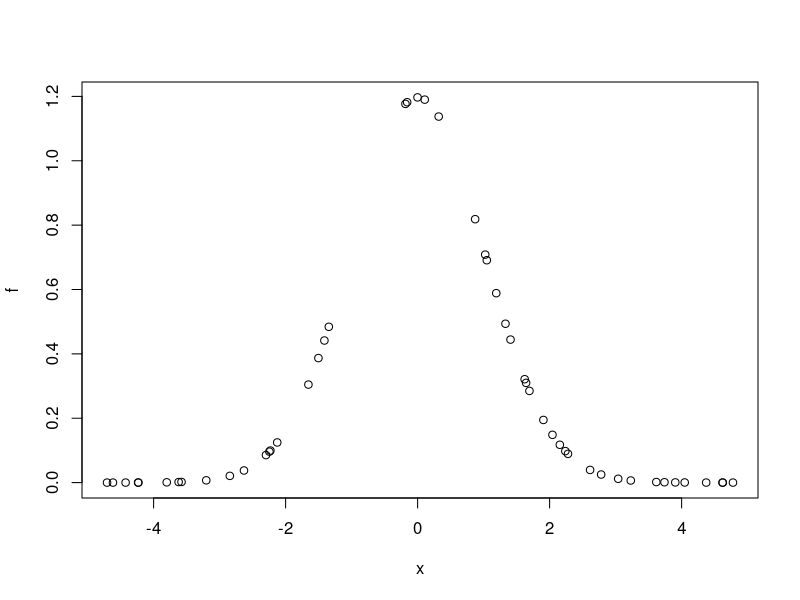

Write the R code that produced this figure.
## ---- chunk 1
bounds <- c("-Inf", "Inf")
g <- function(x) {
  (3/sqrt(2*pi))*exp(-(x^2)/2)
}

c <- integrate(g, lower = bounds[1], upper = bounds[2])$value

s <- function(x) {
  1/c*(3/sqrt(2*pi))*exp(-(x^2)/2)
}

#Check s integrates to 1
integrate(s, lower = bounds[1], upper = bounds[2])$value

#Draw x* from s
library(MCMCpack)

samples = MCMCmetrop1R(fun=s, mcmc = 100, theta.init=1,V=as.matrix(1))

## ---- chunk 2
x <- runif(50,-5, 5)
f <- sapply(x,g)
plot(x,f)
